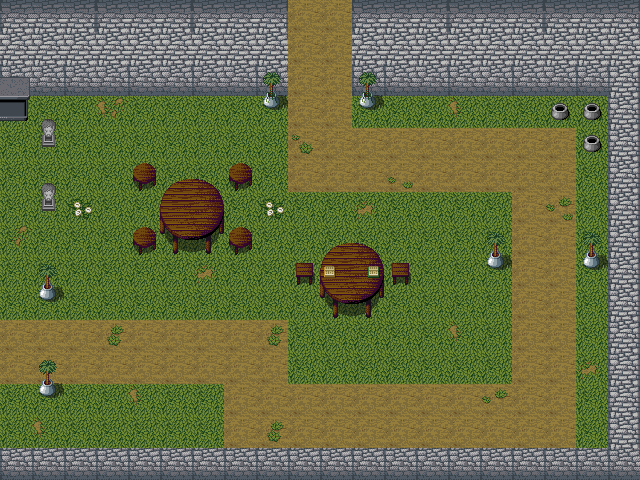

A level layout from a 2D game, rendered from its tile map. Below: a short description, then the map file with tile-grid data replaced by summaries:
An orthogonal 20x15 tile map with 32x32 px tiles, 5 tile layers (base, base, top, base, ...) and 16 objects.

<map version="1.0" orientation="orthogonal" width="20" height="15" tilewidth="32" tileheight="32">
 <tileset firstgid="1" name="tileset" tilewidth="32" tileheight="32">
  <image source="../tileset.png" />
 </tileset>
 <layer name="base" width="20" height="15">
  <data>[300 cells, 300 non-empty, 18 distinct tile ids]</data>
 </layer>
 <layer name="base" width="20" height="15">
  <data>[300 cells, 29 non-empty, 14 distinct tile ids]</data>
 </layer>
 <layer name="top" width="20" height="15">
  <data>[300 cells, 15 non-empty, 7 distinct tile ids]</data>
 </layer>
 <objectgroup name="collision" width="20" height="15">
  <object name="" x="7" y="3" width="267" height="81" />
  <object name="" x="354" y="4" width="274" height="81" />
  <object name="" x="615" y="94" width="17" height="372" />
  <object name="" x="3" y="455" width="624" height="17" />
  <object name="" x="327" y="263" width="43" height="30" />
  <object name="" x="163" y="198" width="56" height="42" />
  <object name="" x="484" y="258" width="18" height="24" />
  <object name="" x="581" y="261" width="19" height="22" />
  <object name="" x="42" y="385" width="15" height="17" />
  <object name="" x="41" y="294" width="14" height="16" />
  <object name="" x="35" y="135" width="24" height="13" />
  <object name="" x="33" y="194" width="27" height="14" />
  <object name="" x="354" y="94" width="26" height="26" />
  <object name="" x="259" y="102" width="18" height="18" />
  <object name="" x="549" y="100" width="58" height="19" />
  <object name="" x="583" y="130" width="23" height="25" />
 </objectgroup>
 <layer name="base" width="20" height="15">
  <data>[300 cells, 0 non-empty, 0 distinct tile ids]</data>
 </layer>
 <layer name="top" width="20" height="15">
  <data>[300 cells, 0 non-empty, 0 distinct tile ids]</data>
 </layer>
</map>
